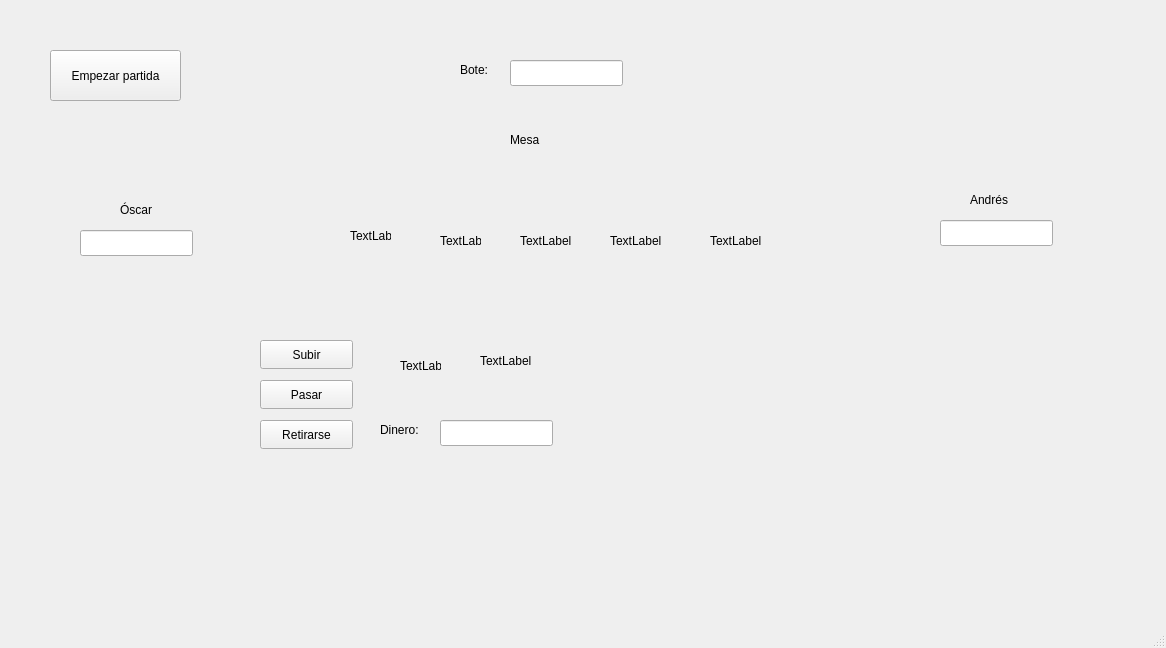
<?xml version="1.0" encoding="UTF-8"?>
<ui version="4.0">
 <class>PokerInformatica</class>
 <widget class="QMainWindow" name="PokerInformatica">
  <property name="geometry">
   <rect>
    <x>0</x>
    <y>0</y>
    <width>1166</width>
    <height>648</height>
   </rect>
  </property>
  <property name="windowTitle">
   <string>PokerInformatica</string>
  </property>
  <widget class="QWidget" name="centralwidget">
   <widget class="QPushButton" name="RetirarseButton">
    <property name="geometry">
     <rect>
      <x>260</x>
      <y>420</y>
      <width>93</width>
      <height>29</height>
     </rect>
    </property>
    <property name="text">
     <string>Retirarse</string>
    </property>
   </widget>
   <widget class="QLineEdit" name="DineroYo">
    <property name="geometry">
     <rect>
      <x>440</x>
      <y>420</y>
      <width>113</width>
      <height>26</height>
     </rect>
    </property>
   </widget>
   <widget class="QLabel" name="bot2">
    <property name="geometry">
     <rect>
      <x>970</x>
      <y>190</y>
      <width>71</width>
      <height>20</height>
     </rect>
    </property>
    <property name="text">
     <string>Andrés</string>
    </property>
   </widget>
   <widget class="QLineEdit" name="DineroAndres">
    <property name="geometry">
     <rect>
      <x>940</x>
      <y>220</y>
      <width>113</width>
      <height>26</height>
     </rect>
    </property>
   </widget>
   <widget class="QLabel" name="dinero">
    <property name="geometry">
     <rect>
      <x>380</x>
      <y>420</y>
      <width>63</width>
      <height>20</height>
     </rect>
    </property>
    <property name="text">
     <string>Dinero: </string>
    </property>
   </widget>
   <widget class="QLabel" name="bot1">
    <property name="geometry">
     <rect>
      <x>120</x>
      <y>200</y>
      <width>71</width>
      <height>20</height>
     </rect>
    </property>
    <property name="text">
     <string>Óscar</string>
    </property>
   </widget>
   <widget class="QLineEdit" name="BoteLine">
    <property name="geometry">
     <rect>
      <x>510</x>
      <y>60</y>
      <width>113</width>
      <height>26</height>
     </rect>
    </property>
   </widget>
   <widget class="QPushButton" name="EmpezarButton">
    <property name="geometry">
     <rect>
      <x>50</x>
      <y>50</y>
      <width>131</width>
      <height>51</height>
     </rect>
    </property>
    <property name="text">
     <string>Empezar partida</string>
    </property>
   </widget>
   <widget class="QLabel" name="carta3">
    <property name="geometry">
     <rect>
      <x>520</x>
      <y>200</y>
      <width>51</width>
      <height>81</height>
     </rect>
    </property>
    <property name="text">
     <string>TextLabel</string>
    </property>
   </widget>
   <widget class="QLabel" name="carta4">
    <property name="geometry">
     <rect>
      <x>610</x>
      <y>190</y>
      <width>71</width>
      <height>101</height>
     </rect>
    </property>
    <property name="text">
     <string>TextLabel</string>
    </property>
   </widget>
   <widget class="QLabel" name="mesa">
    <property name="geometry">
     <rect>
      <x>510</x>
      <y>130</y>
      <width>41</width>
      <height>20</height>
     </rect>
    </property>
    <property name="text">
     <string>Mesa</string>
    </property>
   </widget>
   <widget class="QPushButton" name="SubirButton">
    <property name="geometry">
     <rect>
      <x>260</x>
      <y>340</y>
      <width>93</width>
      <height>29</height>
     </rect>
    </property>
    <property name="text">
     <string>Subir</string>
    </property>
   </widget>
   <widget class="QLabel" name="label_5">
    <property name="geometry">
     <rect>
      <x>460</x>
      <y>60</y>
      <width>63</width>
      <height>20</height>
     </rect>
    </property>
    <property name="text">
     <string>Bote:</string>
    </property>
   </widget>
   <widget class="QLabel" name="carta1">
    <property name="geometry">
     <rect>
      <x>350</x>
      <y>200</y>
      <width>41</width>
      <height>71</height>
     </rect>
    </property>
    <property name="text">
     <string>TextLabel</string>
    </property>
   </widget>
   <widget class="QLabel" name="carta2_Yo">
    <property name="geometry">
     <rect>
      <x>480</x>
      <y>320</y>
      <width>51</width>
      <height>81</height>
     </rect>
    </property>
    <property name="text">
     <string>TextLabel</string>
    </property>
   </widget>
   <widget class="QLabel" name="carta1_Yo">
    <property name="geometry">
     <rect>
      <x>400</x>
      <y>330</y>
      <width>41</width>
      <height>71</height>
     </rect>
    </property>
    <property name="text">
     <string>TextLabel</string>
    </property>
   </widget>
   <widget class="QLabel" name="carta5">
    <property name="geometry">
     <rect>
      <x>710</x>
      <y>190</y>
      <width>61</width>
      <height>101</height>
     </rect>
    </property>
    <property name="text">
     <string>TextLabel</string>
    </property>
   </widget>
   <widget class="QLabel" name="carta2">
    <property name="geometry">
     <rect>
      <x>440</x>
      <y>210</y>
      <width>41</width>
      <height>61</height>
     </rect>
    </property>
    <property name="text">
     <string>TextLabel</string>
    </property>
   </widget>
   <widget class="QLineEdit" name="DineroOscar">
    <property name="geometry">
     <rect>
      <x>80</x>
      <y>230</y>
      <width>113</width>
      <height>26</height>
     </rect>
    </property>
   </widget>
   <widget class="QPushButton" name="PasarButton">
    <property name="geometry">
     <rect>
      <x>260</x>
      <y>380</y>
      <width>93</width>
      <height>29</height>
     </rect>
    </property>
    <property name="text">
     <string>Pasar</string>
    </property>
   </widget>
  </widget>
  <widget class="QMenuBar" name="menubar">
   <property name="geometry">
    <rect>
     <x>0</x>
     <y>0</y>
     <width>1166</width>
     <height>21</height>
    </rect>
   </property>
  </widget>
  <widget class="QStatusBar" name="statusbar"/>
 </widget>
 <resources/>
 <connections/>
</ui>
